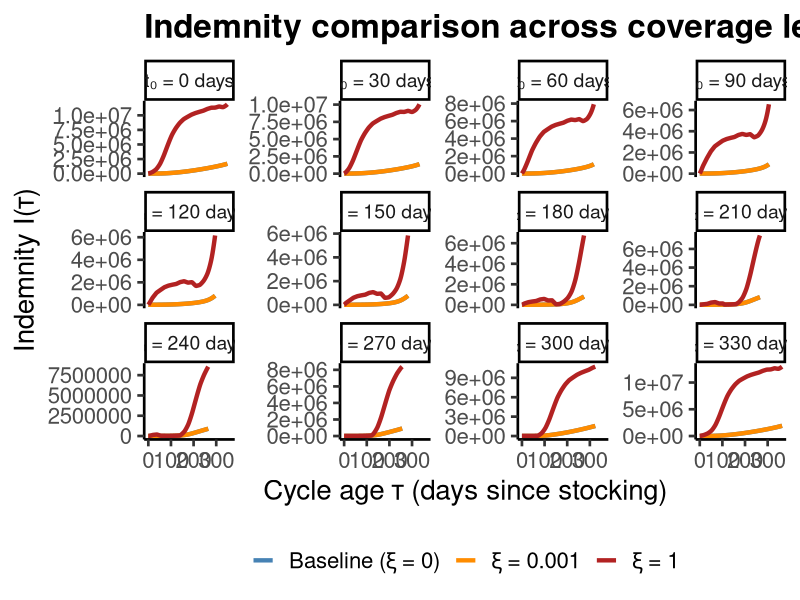
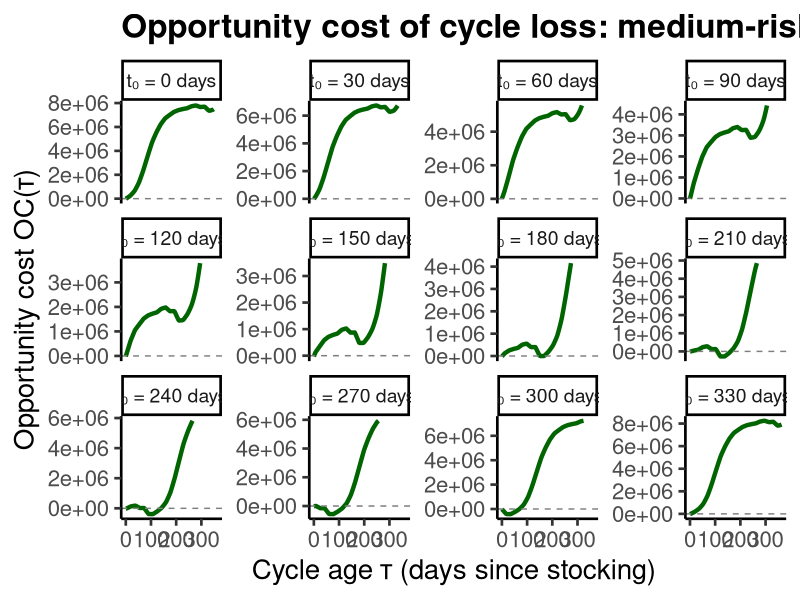

Source code (R) for these figures, in order:
library(ggplot2)
library(tidyr)

# ── Read data ─────────────────────────────────────────────────────────────────
df <- read.csv("results/simulations/indemnity_xi_comparison.csv")

outdir <- "results/figures"
dir.create(outdir, showWarnings = FALSE, recursive = TRUE)

# Month labels for faceting
df$month_label <- paste0("t\u2080 = ", (df$t0_month - 1) * 30, " days")
df$month_label <- factor(df$month_label,
                         levels = paste0("t\u2080 = ", seq(0, 330, by = 30), " days"))

# ══════════════════════════════════════════════════════════════════════════════
# Plot 1: I(τ) comparison — baseline (ξ=0) vs ξ=0.001 vs ξ=1
# ══════════════════════════════════════════════════════════════════════════════

df_long <- pivot_longer(df,
                        cols = c("I_baseline", "I_xi_small", "I_xi_full"),
                        names_to = "formulation",
                        values_to = "indemnity")

df_long$formulation <- factor(
  ifelse(df_long$formulation == "I_baseline", "Baseline (\u03be = 0)",
  ifelse(df_long$formulation == "I_xi_small", "\u03be = 0.001",
         "\u03be = 1")),
  levels = c("Baseline (\u03be = 0)", "\u03be = 0.001", "\u03be = 1"))

p1 <- ggplot(df_long, aes(x = tau, y = indemnity, color = formulation)) +
  geom_line(linewidth = 1.5) +
  facet_wrap(~ month_label, scales = "free_y", ncol = 4) +
  scale_color_manual(values = c(
    "Baseline (\u03be = 0)" = "steelblue",
    "\u03be = 0.001" = "darkorange",
    "\u03be = 1" = "firebrick")) +
  labs(x = "Cycle age \u03c4 (days since stocking)",
       y = "Indemnity I(\u03c4)",
       color = NULL,
       title = "Indemnity comparison across coverage levels") +
  theme_classic(base_size = 20) +
  theme(
    legend.position = "bottom",
    plot.title = element_text(face = "bold"),
    strip.text = element_text(size = 14)
  )

ggsave(file.path(outdir, "indemnity_xi_comparison.png"), p1,
       width = 16, height = 12, dpi = 400)
cat("Saved indemnity_xi_comparison.png\n")

# ══════════════════════════════════════════════════════════════════════════════
# Plot 2: Opportunity cost OC(τ) across the cycle
# ══════════════════════════════════════════════════════════════════════════════

p2 <- ggplot(df, aes(x = tau, y = OC)) +
  geom_line(linewidth = 1.5, color = "darkgreen") +
  geom_hline(yintercept = 0, linetype = "dashed", color = "grey50") +
  facet_wrap(~ month_label, scales = "free_y", ncol = 4) +
  labs(x = "Cycle age \u03c4 (days since stocking)",
       y = "Opportunity cost OC(\u03c4)",
       title = "Opportunity cost of cycle loss: medium-risk seasonal case") +
  theme_classic(base_size = 20) +
  theme(
    plot.title = element_text(face = "bold"),
    strip.text = element_text(size = 14)
  )

ggsave(file.path(outdir, "opportunity_cost_profile.png"), p2,
       width = 16, height = 12, dpi = 400)
cat("Saved opportunity_cost_profile.png\n")
